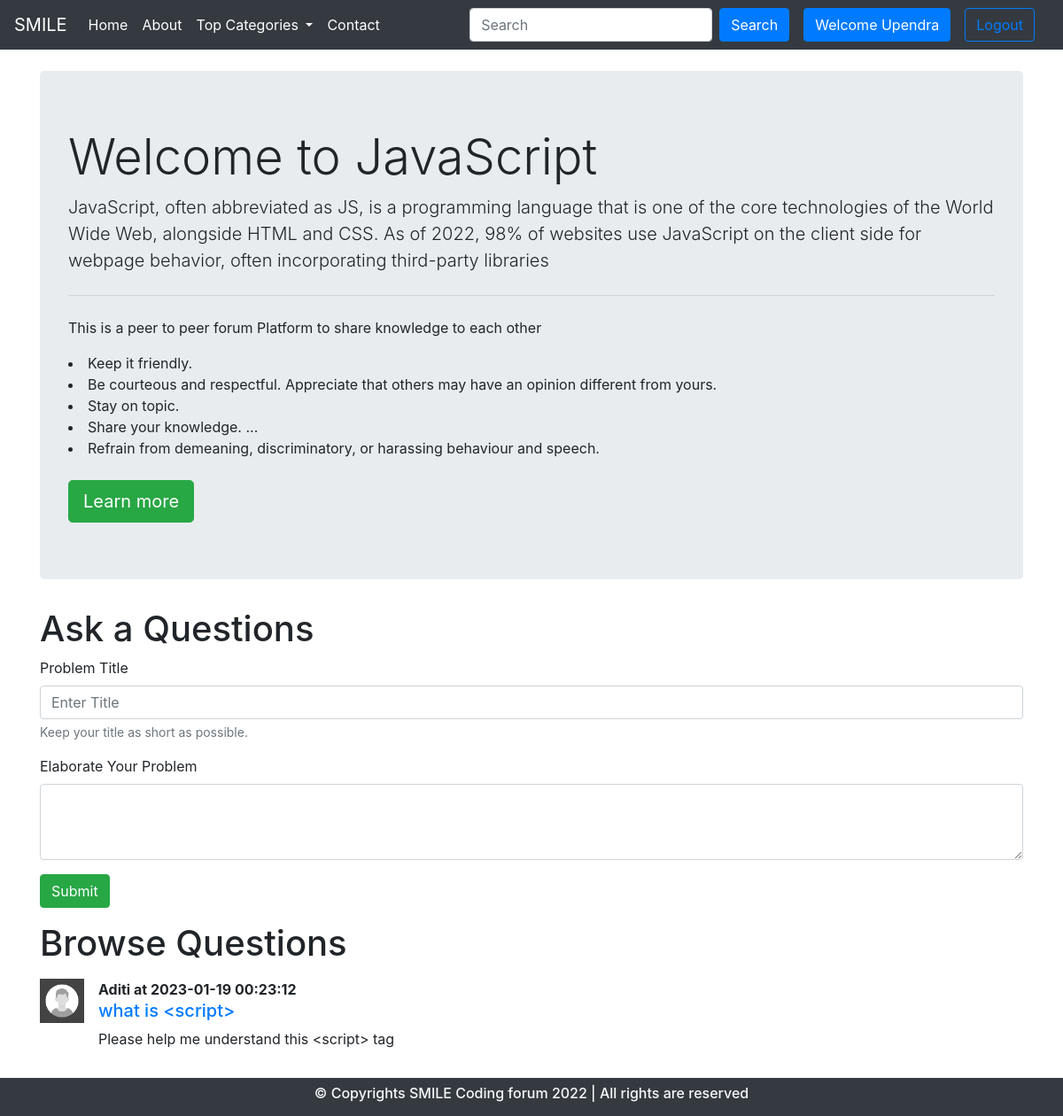
/threadlist.php?catid=2 (signed in), run on the app's committed database.
### tables this page shows
CREATE TABLE `category` (
  `category_id` int(8) NOT NULL,
  `category_name` varchar(255) NOT NULL,
  `category_description` text NOT NULL,
  `created` datetime NOT NULL DEFAULT current_timestamp()
);

CREATE TABLE `thread` (
  `thread_id` int(7) NOT NULL,
  `thread_title` varchar(255) NOT NULL,
  `thread_desc` text NOT NULL,
  `thread_cat_id` int(7) NOT NULL,
  `thread_user_id` int(7) NOT NULL,
  `timestamp` datetime NOT NULL DEFAULT current_timestamp()
);

CREATE TABLE `users` (
  `user_id` int(8) NOT NULL,
  `name` varchar(255) NOT NULL,
  `user_email` varchar(255) NOT NULL,
  `user_password` varchar(255) NOT NULL,
  `timesstamp` datetime NOT NULL DEFAULT current_timestamp()
);

### threadlist.php (the view, shortened to what this page needs)
<!doctype html>
<html lang="en">
<head>
    <link rel="stylesheet" href="https://cdn.jsdelivr.net/npm/bootstrap@4.6.2/dist/css/bootstrap.min.css">
</head>
<body>
    <?php include 'partials/_dbconnect.php';  ?>
    <?php include 'partials/_header.php';   ?>
    <?php
    $id = $_GET['catid'];
    $sql = "SELECT * FROM `category` WHERE category_id=$id";
    $result = mysqli_query($conn, $sql);
    while ($row = mysqli_fetch_assoc($result)) {
        $catname = $row['category_name'];
        $catdesc = $row['category_description'];
    }
    ?>
    <?php
    echo '<div class="container my-4">
    <div class="jumbotron">
        <h1 class="display-4">Welcome to ' . $catname . '</h1>
        <p class="lead">' . $catdesc . '</p>
        <hr class="my-4">
        <p>This is a peer to peer forum Platform to share knowledge to each other</p>
        <li>Keep it friendly.</li>
        <li>Be courteous and respectful. Appreciate that others may have an opinion different from yours.</li>
        <li>Stay on topic.</li>
        <li>Share your knowledge. ...</li>
        <li>Refrain from demeaning, discriminatory, or harassing behaviour and speech.</li>
        <br>
        <a class="btn btn-success btn-lg" href="#" role="button">Learn more</a>
    </div>
</div>';
    ?>
<?php
if(isset($_SESSION['loggedin']) && $_SESSION['loggedin']==true){
    echo '<div class="container my-3">
         <h1>Ask a Questions</h1>
         <form action="'.$_SERVER['REQUEST_URI'].'" method="post">
             <div class="form-group">
                 <label for="title">Problem Title</label>
                 <input type="text" class="form-control" id="title" name="title" aria-describedby="title" placeholder="Enter Title">
                 <small id="emailHelp" class="form-text text-muted">Keep your title as short as possible.</small>
                 <input type="hidden" name="user_id" value="'.$_SESSION["user_id"].'">
             </div>
             <div class="form-group">
                 <label for="desc">Elaborate Your Problem</label>
                 <textarea class="form-control" id="desc" name="desc" rows="3"></textarea>
             </div>
             <button type="submit" class="btn btn-success">Submit</button>
         </form>
     </div>';
}
    else{
        echo '<div class="container">
        <h1>Ask a Questions</h1>
        <p class="lead">You are not loggedIn Please Login to start a discussion.</p>
        </div>';
    }
?>
    <div class="container">
        <h1>Browse Questions</h1>
        <?php
        $id = $_GET['catid'];
        $sql = "SELECT * FROM `thread` WHERE thread_cat_id = $id";
        $result = mysqli_query($conn, $sql);
        while ($row = mysqli_fetch_assoc($result)) {
            $thid = $row['thread_id'];
            $thtitle = $row['thread_title'];
            $thdesc = $row['thread_desc'];
            $thread_time = $row['timestamp'];
            $thread_user_id = $row['thread_user_id'];
            $sql2 = 'SELECT * FROM `users` WHERE user_id= '.$thread_user_id.'';
            $result2 = mysqli_query($conn, $sql2);
            $row2 = mysqli_fetch_assoc($result2);
            $name = $row2['name'];
            echo '<div class="media my-3">
            <img src="./img/user.jpg" width="50px" class="mr-3" alt="...">
            <div class="media-body">
            <p class="font-weight-bold my-0">'.$name.' at '.$thread_time.'</p>
                <h5 class="mt-0"><a href="thread.php?threadid=' . $thid . '">' . $thtitle . '</a></h5>
                <p>' . $thdesc . '</p>
            </div>
        </div>';
        }
        ?>
    </div>
    <?php include 'partials/_footer.php'; ?>
</body>
</html>

### data on the page
category: category_name "JavaScript", category_description "JavaScript, often abbreviated as JS, is a programming language that is one of the core technologies of the World Wide Web, alongside HTML and CSS. As of 2022, 98% of websites use JavaScript on the client side for webpage behavior, often incorporating third-party libraries"
thread: users.name "Aditi", timestamp "2023-01-19 00:23:12", thread_title "what is <script>", thread_desc "Please help me understand this <script> tag"

### other printed values
$_SESSION['name'] "Upendra"
